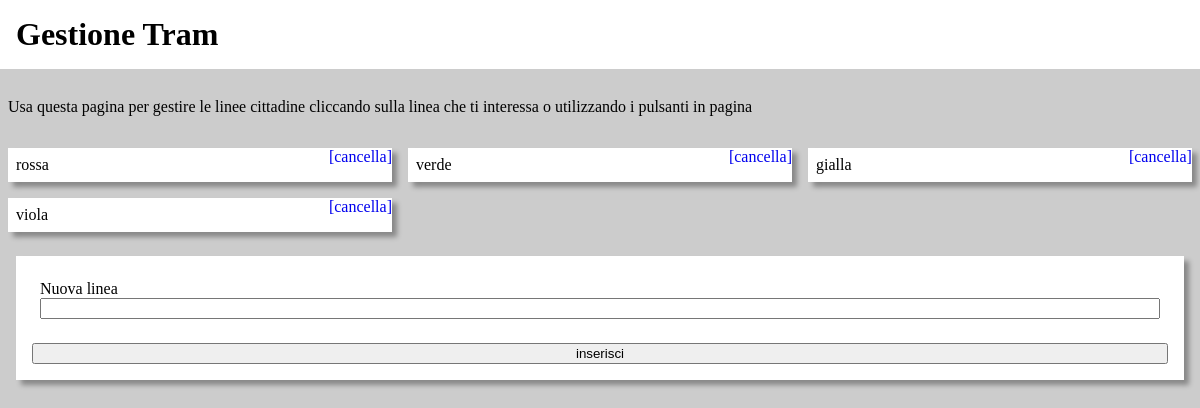
/Tram/vecchia.php, run on an earlier commit of the app's database.
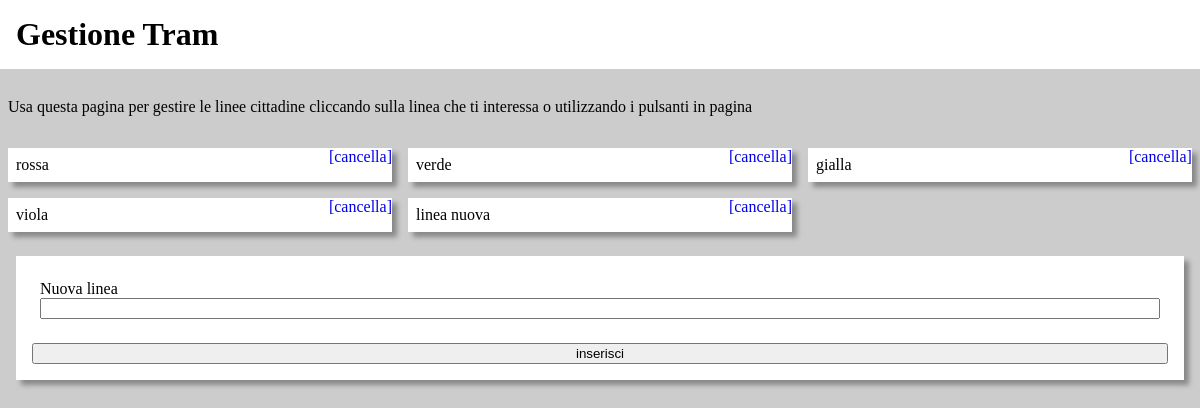
And on a later commit of the database.
### tables this page shows
CREATE TABLE linee (
    idlinea integer primary key autoincrement,
    linea text
);

### Tram/vecchia.php (the view, shortened to what this page needs)
<html>
	<head>
		<link rel="stylesheet" href="asset/stile.css" />
	</head>
	<body>
		<h1>Gestione Tram</h1>
		<p>Usa questa pagina per gestire le linee cittadine
			cliccando sulla linea che ti interessa o utilizzando
			i pulsanti in pagina</p>
		<?php
			$dbcon = new SQLite3("dati/tram.sqlite");
				$dati = $dbcon->query("SELECT * FROM linee");
				echo "<ul>";
					while($riga = $dati->fetchArray()){
						echo "<li>";
							echo $riga["linea"];
							echo " <a href='?del=".$riga["idlinea"]."'>[cancella]</a>";
						echo "</li>";
					}
				echo "</ul>";
		?>
		<form method="post">
			<p>
				<label for="linea">Nuova linea</label>
				<input id="linea" name="nuova" />
			</p>
			<button>inserisci</button>
		</form>
	</body>
</html>

### Tram/asset/stile.css (style rules this page uses)
html, body { padding: 0; margin: 0; background-color: #cccccc; font-family: Verdana; }
h1 { background-color: white; }
h1, p, form { padding: .5em; }
p { margin-top: 0; }
input, button { width: 100%; }
ul { list-style-type: none; padding-inline-start: 0; }
li { background-color: white; margin: .5em; padding: .5em; position: relative; box-shadow: 5px 5px 5px #00000055; width: calc((100% / 3) - 2em); display: inline-block; min-width: 250px; }
li > a { position: absolute; right: 0; top: 0; text-decoration: none; }
form { background-color: white; margin: 1em; padding: 1em; box-shadow: 5px 5px 5px #00000055; }

What changed in the data, as far as the page shows it:
added linee: linea "linea nuova"
